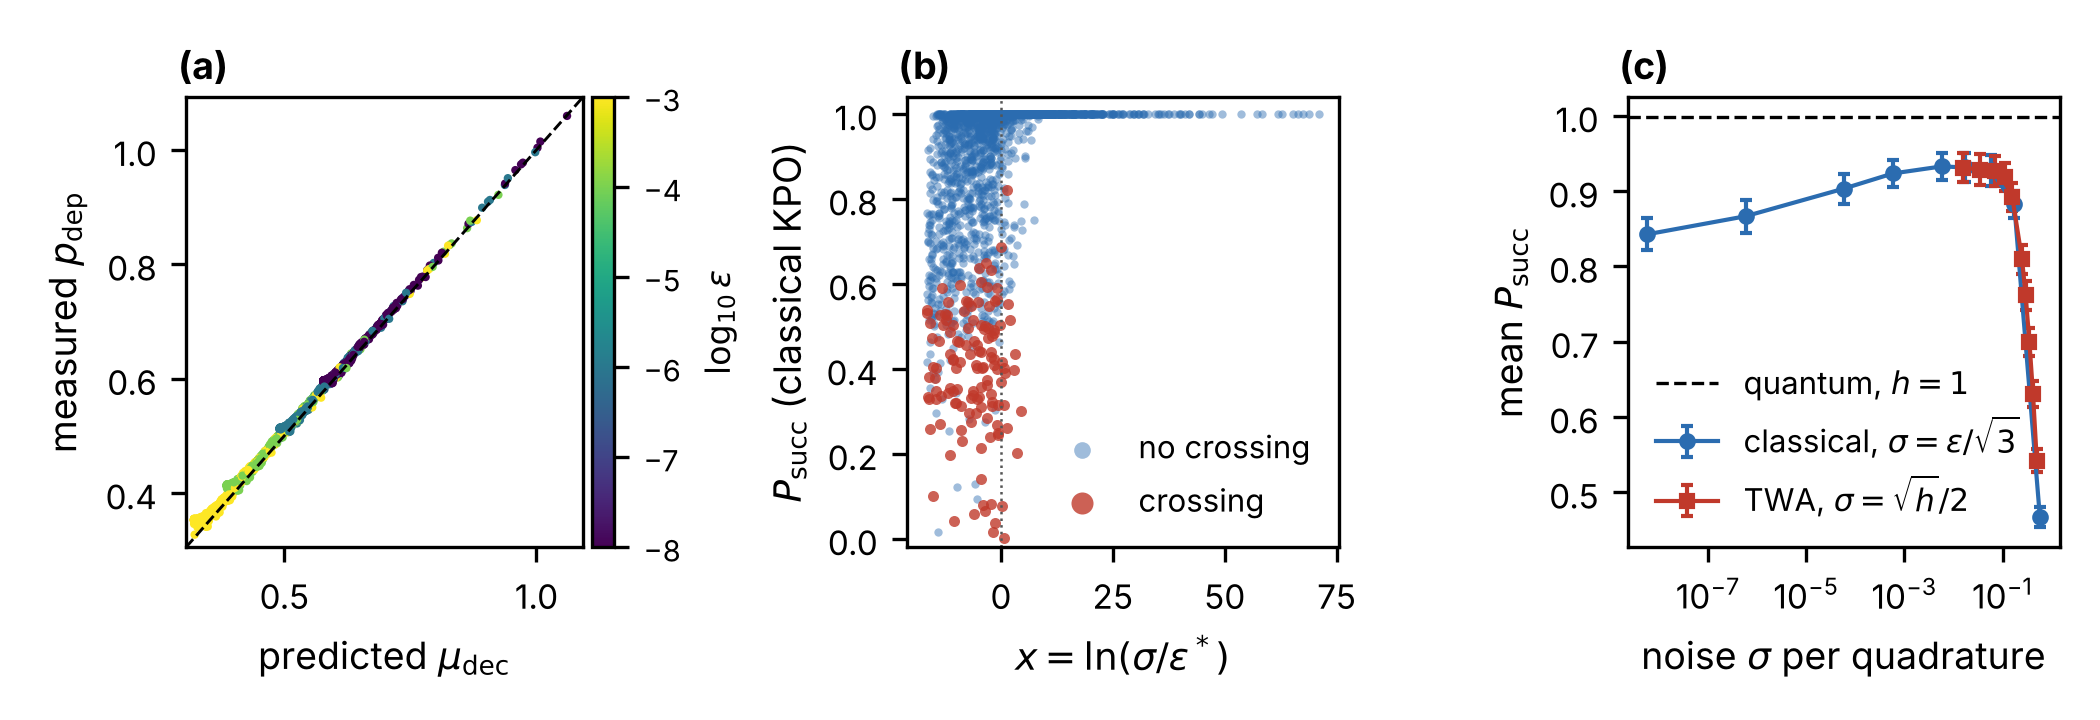

Generate this figure with Python:
"""MSBQA paper 1 -- figure "classical failure modes" (publication version of geo_decisive/fig_geo_decisive.png).
Reads existing results only (no simulation).  Run from msbqa_phase1/:
    python paper1_figs/fig_classical_failure.py
Writes paper1_figs/fig_classical_failure.pdf / .png and paper1_figs/fig_classical_failure_numbers.txt.

Panels
 (a) departure pump p_dep (median over trajectories, measured: first max_i |z_i| > ell = 0.1, noise_scan.py) vs the
     linear prediction mu_dec(sigma): Lambda_1(mu_dec) = ln(ell / sigma), all NS instances, eps <= 1e-3.
     Lambda_k(p) = (1/r) int_{lam_k}^{p} sqrt(q^2 - lam_k^2) dq: amplification of linear mode k of
     M = diag(Delta) - xi0 J around the unstable origin; r = pf / T.
 (b) success of the classical KPO (L2g) vs x = ln(sigma / eps*), eps* = ell exp(-Lambda_1(lam_2)) (decision exactly
     when mode 2 turns unstable); all NS instances, eps <= 1e-2; colour = configuration crossing (branches_weyl.csv).
 (c) classical L2g (noise uniform +-eps, sigma = eps/sqrt 3) and TWA (L1, Gaussian vacuum, sigma = sqrt(h)/2) on one
     noise axis: mean over the SAME instances (those with NS and all TWA tags; G4 0-99), error bar = s.e.m.
     The quantum L0 at h = 1 is shown as a reference line.
Noise per quadrature: sigma.  Flow: Goto App. E classical model (= weyl-family Weyl flow), T = 700, pf = 7.
Wording for the paper: "linear amplification around the unstable origin" (slow passage through a bifurcation);
no geodesic / Jacobi language here -- that interpretation belongs to the geodesic paper and is only cited.
"""
import glob
import json
import os

import numpy as np
import pandas as pd
from scipy.stats import spearmanr

HERE = os.path.dirname(os.path.abspath(__file__))
ROOT = os.path.dirname(HERE)
P = lambda *a: os.path.join(ROOT, *a)
ELL = 0.1
TWA_TAGS = {"Wc": 1.0, "Wc07": 0.7, "Wc05": 0.5, "Wc035": 0.35, "Wc025": 0.25, "Wc010": 0.1, "Wc005": 0.05,
            "Wc002": 0.02, "Wc0005": 0.005, "Wc0001": 0.001}          # plan.txt: weyl classical lines, T = 700
NUM = []


def say(s=""):
    print(s)
    NUM.append(s)


def Lam(p, lam, r):
    p = np.atleast_1d(np.asarray(p, float))
    lam = max(abs(float(lam)), 1e-12)          # lam_1 can be ~ -1e-16 (M is PSD by construction)
    out = np.zeros_like(p)
    m = p > lam
    s = np.sqrt(p[m] ** 2 - lam ** 2)
    out[m] = 0.5 * (p[m] * s - lam ** 2 * np.log((p[m] + s) / lam)) / r
    return out


def mu_dec(sigma, lam1, r):
    target = np.log(ELL / sigma)
    if target <= 0:
        return max(abs(lam1), 0.0)
    lo, hi = max(abs(lam1), 1e-12), 50.0
    for _ in range(80):
        mid = 0.5 * (lo + hi)
        lo, hi = (mid, hi) if Lam(mid, lam1, r)[0] < target else (lo, mid)
    return 0.5 * (lo + hi)


# ------------------------------------------------------------------ noise scan (all instances found)
rows = []
for f in sorted(glob.glob(P("run_v4", "parts", "NS_*.json"))):
    try:
        r = json.load(open(f))
    except Exception:
        continue
    if r.get("tag") != "NS":
        continue
    rr = r["pf"] / r["T"]
    for e in r["layers"]["L2g"]:
        rows.append(dict(inst=r["inst"], lam1=r["lam1"], lam2=r["lam2"], r=rr, eps=e["eps"], P=e["P_succ"],
                         pdep=e["dep"]["p_dep_med"], fdep=e["dep"]["frac_departed"]))
ns = pd.DataFrame(rows)
if ns.empty:
    raise SystemExit("no run_v4/parts/NS_*.json found (run from msbqa_phase1/)")
br = pd.read_csv(P("run_v4", "branches", "branches_weyl.csv")).set_index("inst")
inst = ns.groupby("inst")[["lam1", "lam2", "r"]].first()
inst["ln_eps_star"] = [np.log(ELL) - Lam(l2, l1, r)[0] for l1, l2, r in zip(inst.lam1, inst.lam2, inst.r)]
inst["cross"] = br.cross.reindex(inst.index).clip(lower=0).fillna(0).astype(int)
ns = ns.merge(inst[["ln_eps_star", "cross"]], left_on="inst", right_index=True)
ns["sigma"] = ns.eps / np.sqrt(3.0)
ns["x"] = np.log(ns.sigma) - ns.ln_eps_star
ns["mu_pred"] = [mu_dec(s, l1, r) for s, l1, r in zip(ns.sigma, ns.lam1, ns.r)]

A = ns[(ns.eps <= 1e-3) & (ns.fdep > 0.99)]
B = ns[ns.eps <= 1e-2]
say(f"instances in the noise scan: {ns.inst.nunique()}  (crossing: {int(inst.cross.sum())})")
dv = A.pdep - A.mu_pred
say(f"(a) p_dep - mu_dec: median {dv.median():+.3f}, 90% |.| {dv.abs().quantile(0.9):.3f}, "
    f"Spearman {spearmanr(A.pdep, A.mu_pred).correlation:+.3f}, n = {len(A)}")
for cc, nm in ((0, "no crossing"), (1, "crossing")):
    s = B[B.cross == cc]
    say(f"(b) {nm:12s}: P mean at x > 0 {s.P[s.x > 0].mean():.3f} (n {int((s.x > 0).sum())}), "
        f"at x < 0 {s.P[s.x < 0].mean():.3f} (n {int((s.x < 0).sum())})")

# ------------------------------------------------------------------ TWA per instance, same instances
twa = {}
for tag, h in TWA_TAGS.items():
    d = {}
    for f in glob.glob(P("run_v4", "parts", f"{tag}_*.json")):
        try:
            r = json.load(open(f))
        except Exception:
            continue
        if r.get("tag") == tag:
            d[r["inst"]] = r["layers"]["L1"]["P_succ"]
    twa[h] = pd.Series(d, dtype=float)
qref = {}
for f in glob.glob(P("run_v4", "parts", "Wq_*.json")):
    try:
        r = json.load(open(f))
    except Exception:
        continue
    if r.get("tag") == "Wq":
        qref[r["inst"]] = r["P_succ"]
common = set(ns.inst.unique())
for h, s in twa.items():
    if len(s):
        common &= set(s.index)
common = sorted(common)
say(f"(c) instances with NS and all available TWA tags: {len(common)}; TWA tags found: "
    + ", ".join(f"h={h:g}:{len(s)}" for h, s in twa.items()))
cl = ns[ns.inst.isin(common)].groupby("eps").P.agg(["mean", "sem"])
cl.index = cl.index / np.sqrt(3.0)
tw = pd.DataFrame({np.sqrt(h) / 2: [s.reindex(common).mean(), s.reindex(common).sem()]
                   for h, s in twa.items() if len(s)}, index=["mean", "sem"]).T.sort_index()
q1 = np.mean([qref[i] for i in common if i in qref]) if qref else np.nan
say("    sigma      classical L2g          TWA")
for sgm, v in sorted(list(cl["mean"].items()) + [(k, None) for k in tw.index], key=lambda t: t[0]):
    if v is None:
        say(f"    {sgm:9.2e}                         {tw.loc[sgm, 'mean']:.3f} +- {tw.loc[sgm, 'sem']:.3f}")
    else:
        say(f"    {sgm:9.2e}   {v:.3f} +- {cl.loc[sgm, 'sem']:.3f}")
say(f"    quantum L0 (h = 1) on the same instances: {q1:.4f}")

# ------------------------------------------------------------------ figure
import matplotlib
matplotlib.use("Agg")
import matplotlib.pyplot as plt
from matplotlib.colors import Normalize

plt.rcParams.update({"font.size": 9, "axes.labelsize": 9, "legend.fontsize": 7.5, "xtick.labelsize": 8,
                     "ytick.labelsize": 8, "pdf.fonttype": 42})
BLUE, RED, GREY = "#2B6CB0", "#C0392B", "#555555"
fig, ax = plt.subplots(1, 3, figsize=(7.0, 2.4))

norm = Normalize(np.log10(A.eps.min()), np.log10(A.eps.max()))
sc = ax[0].scatter(A.mu_pred, A.pdep, s=4, c=np.log10(A.eps), cmap="viridis", norm=norm, lw=0)
lim = [min(A.mu_pred.min(), A.pdep.min()) * 0.95, max(A.mu_pred.max(), A.pdep.max()) * 1.03]
ax[0].plot(lim, lim, "k--", lw=0.7)
ax[0].set_xlim(lim); ax[0].set_ylim(lim)
ax[0].set_xlabel(r"predicted $\mu_{\rm dec}$"); ax[0].set_ylabel(r"measured $p_{\rm dep}$")
cb = fig.colorbar(sc, ax=ax[0], pad=0.02, fraction=0.06)
cb.set_label(r"$\log_{10}\varepsilon$", fontsize=8); cb.ax.tick_params(labelsize=7)

for cc, col, lab, z in ((0, BLUE, "no crossing", 1), (1, RED, "crossing", 2)):
    s = B[B.cross == cc]
    ax[1].scatter(s.x, s.P, s=4 if cc == 0 else 7, c=col, alpha=0.45 if cc == 0 else 0.8, lw=0, label=lab, zorder=z)
ax[1].axvline(0, c=GREY, lw=0.6, ls=":")
ax[1].set_xlabel(r"$x=\ln(\sigma/\varepsilon^*)$"); ax[1].set_ylabel(r"$P_{\rm succ}$ (classical KPO)")
ax[1].set_ylim(-0.02, 1.04); ax[1].legend(loc="lower right", frameon=False, markerscale=2)

ax[2].errorbar(cl.index, cl["mean"], yerr=cl["sem"], fmt="o-", ms=3, lw=1, c=BLUE, capsize=1.5,
               label=r"classical, $\sigma=\varepsilon/\sqrt{3}$")
ax[2].errorbar(tw.index, tw["mean"], yerr=tw["sem"], fmt="s-", ms=3, lw=1, c=RED, capsize=1.5,
               label=r"TWA, $\sigma=\sqrt{h}/2$")
if np.isfinite(q1):
    ax[2].axhline(q1, c="k", lw=0.8, ls="--", label=r"quantum, $h=1$")
ax[2].set_xscale("log")
ax[2].set_xlabel(r"noise $\sigma$ per quadrature"); ax[2].set_ylabel(r"mean $P_{\rm succ}$")
ax[2].legend(loc="lower left", frameon=False)
for a_, t in zip(ax, "abc"):
    a_.text(-0.02, 1.02, f"({t})", transform=a_.transAxes, va="bottom", ha="left", fontweight="bold")
fig.tight_layout(w_pad=0.6)
for ext in ("pdf", "png"):
    fig.savefig(os.path.join(HERE, f"fig_classical_failure.{ext}"), dpi=300)
with open(os.path.join(HERE, "fig_classical_failure_numbers.txt"), "w") as fh:
    fh.write("\n".join(NUM) + "\n")
print("written:", HERE)
